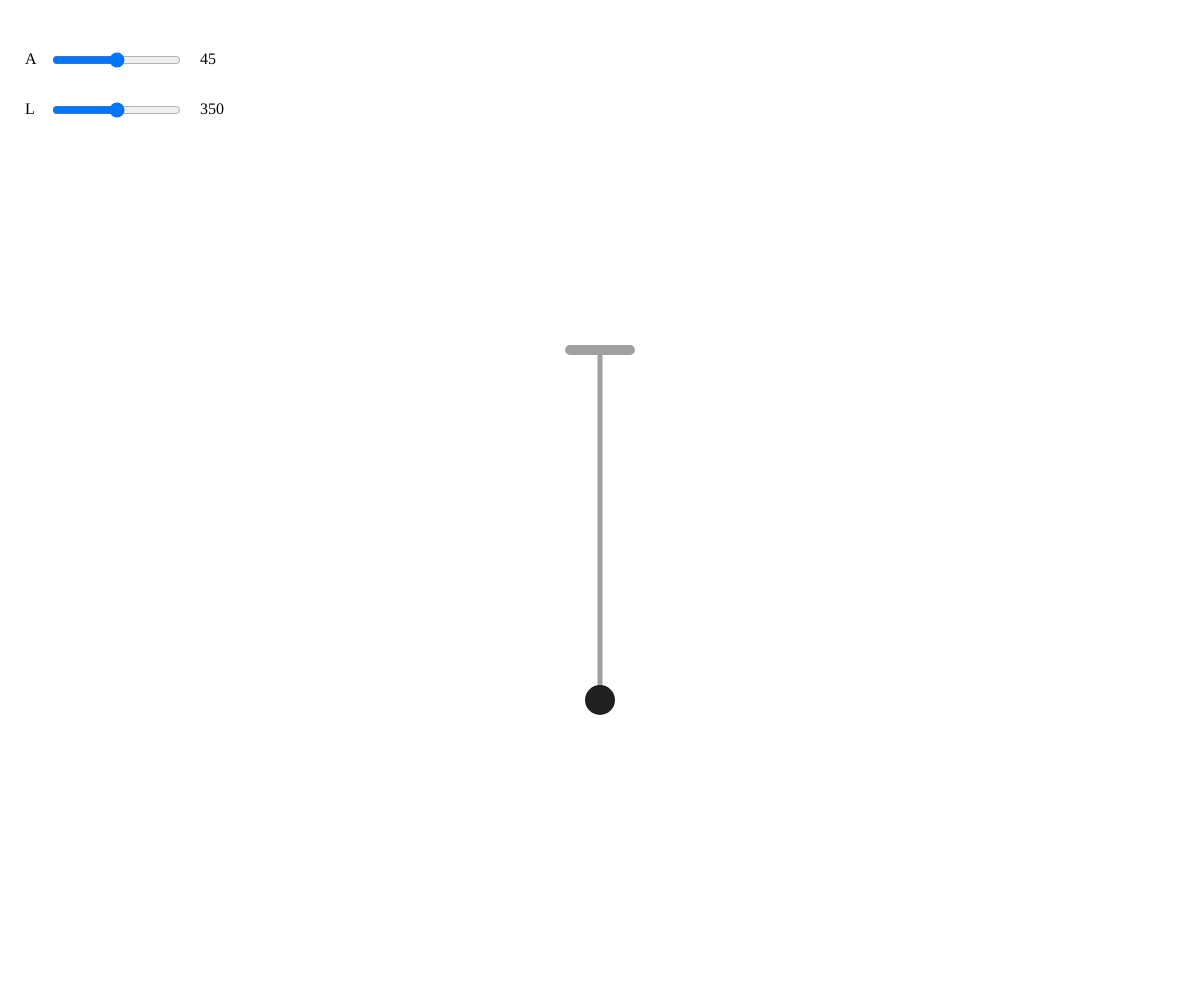
Frame 1 (no input)
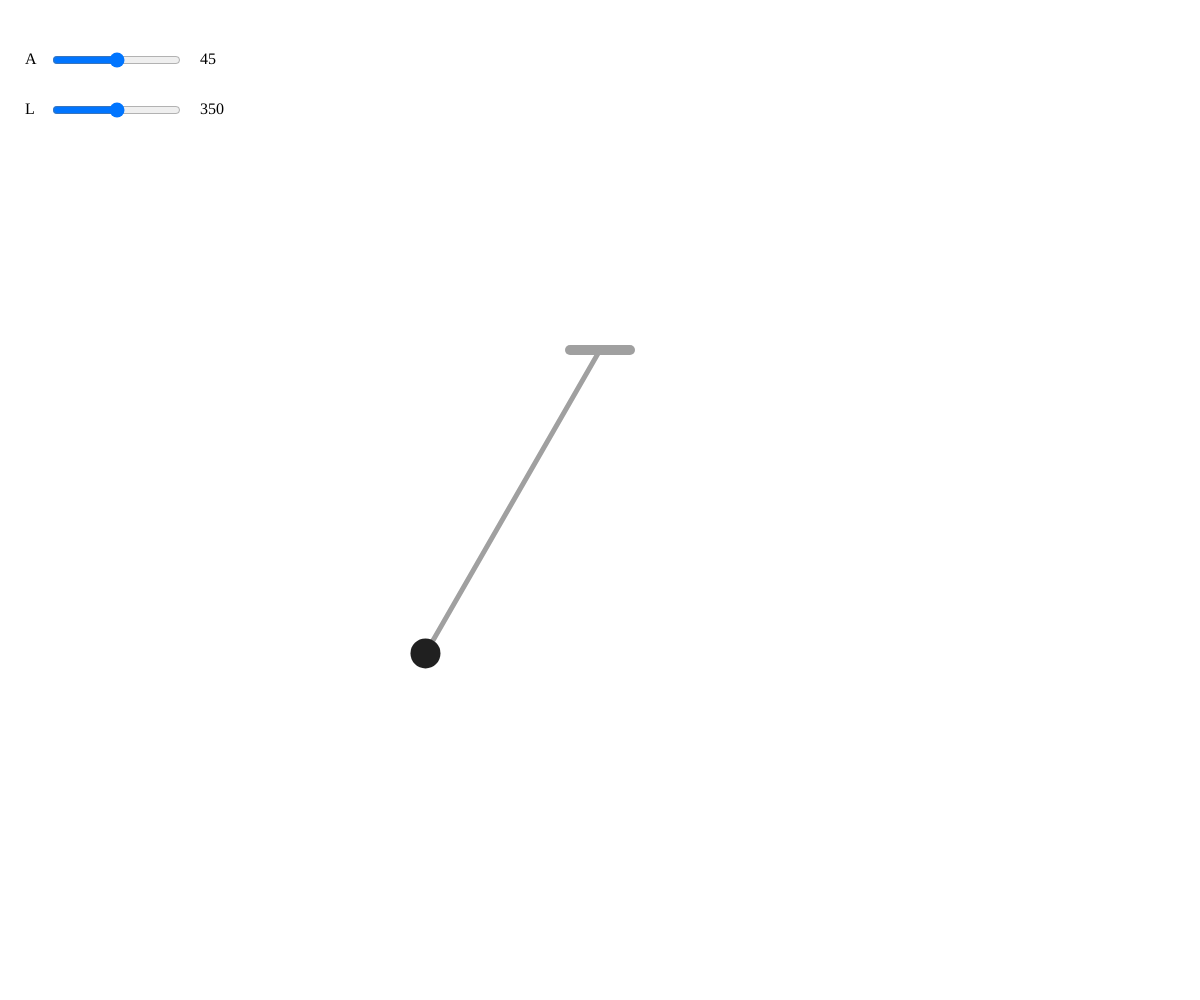
Frame 60 (no input)
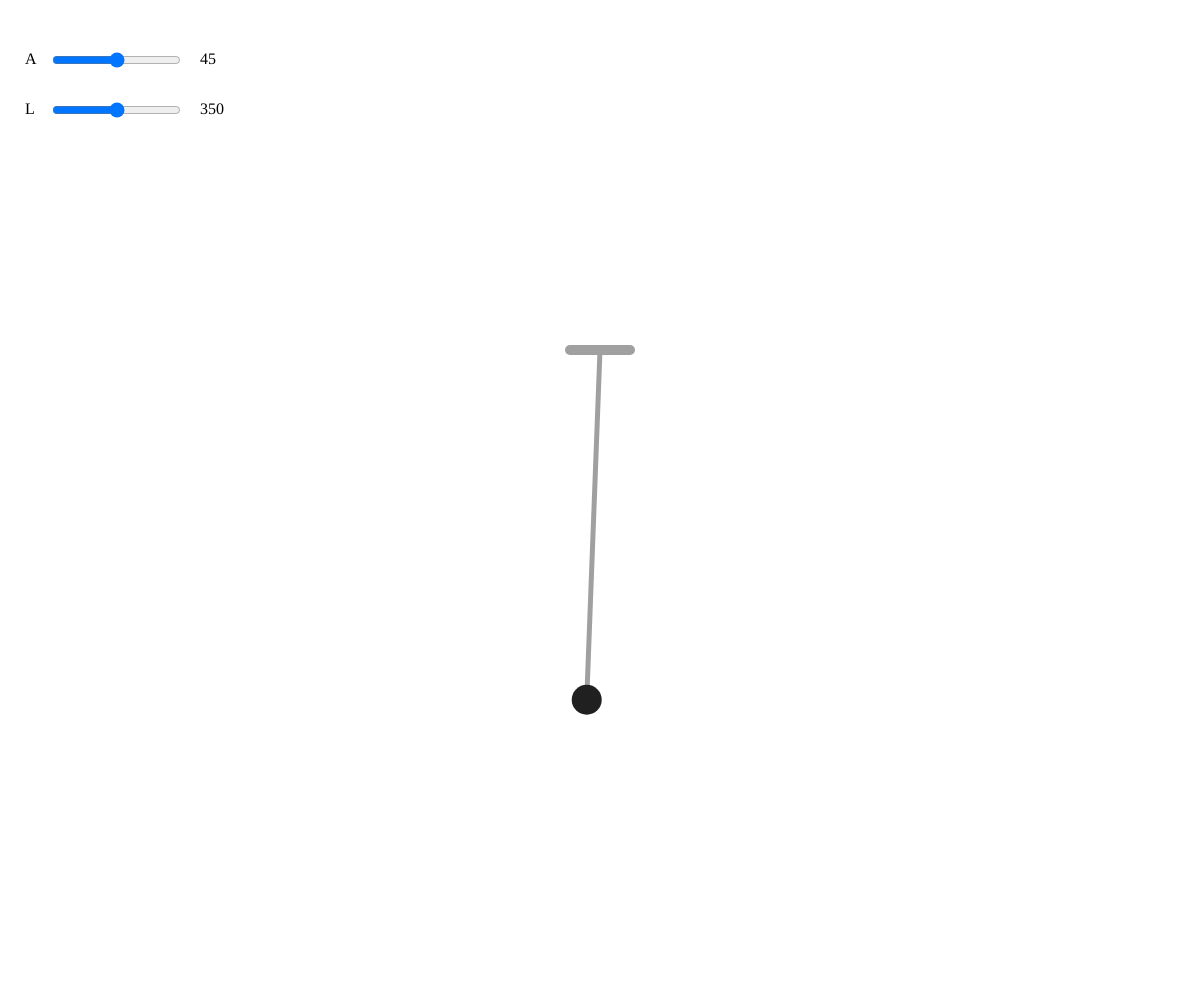
Frame 120 (the mouse pressed at the canvas centre since frame 60)

The p5.js sketch that drew these frames (run headless with seeded random() and noise() and a simulated clock; from frame 60 on, the mouse is pressed at the canvas centre):

// p5.js sketch
// ── sketch.js
let L = 400; // length of string
let R = 30;  // radius of ball
let g = 10;  // gravty
let T = 0;   // time to swing

let cx = 0;  // centre x
let cy = 0;  // centre y
let bx = 0;  // ball x
let by = 0;  // ball y

let t = 0;   // current swing time
let a = 0;   // current swing angle

function setup() {
  createCanvas(window.windowWidth, window.windowHeight);

  spanA = createSpan('A');
  spanA.position(25, 50);
  sliderA = createSlider(0, PI / 2, PI / 4, 0.01);
  sliderA.position(50, 50);

  spanL = createSpan('L');
  spanL.position(25, 100);
  sliderL = createSlider(200, 500, 350, 1);
  sliderL.position(50, 100);

  valueA = createSpan(round(degrees(sliderA.value())));
  valueA.position(200, 50);
  valueL = createSpan(sliderL.value());
  valueL.position(200, 100);

  cx = window.windowWidth / 2;
  cy = window.windowHeight / 2 + L / 2;
  T = TWO_PI * sqrt(L / g);
}

function draw() {
  clear();

  let A = sliderA.value();   // amplitude angle
  let L = sliderL.value();   // length of string

  valueA.html(round(degrees(A)));
  valueL.html(L);

  // roof
  stroke('#a0a0a0');
  strokeWeight(10);
  line(cx - R, cy - L, cx + R, cy - L);

  // new center
  bx = cx + L * sin(a);
  by = cy - L * (1 - cos(a));

  // new angle
  a = A * cos(t * TWO_PI / T);
  t = t + 0.25;

  // string
  stroke('#a0a0a0');
  strokeWeight(5);
  line(cx, cy - L, bx, by);

  // ball
  noStroke();
  fill('#202020')
  circle(bx, by, R);
}
